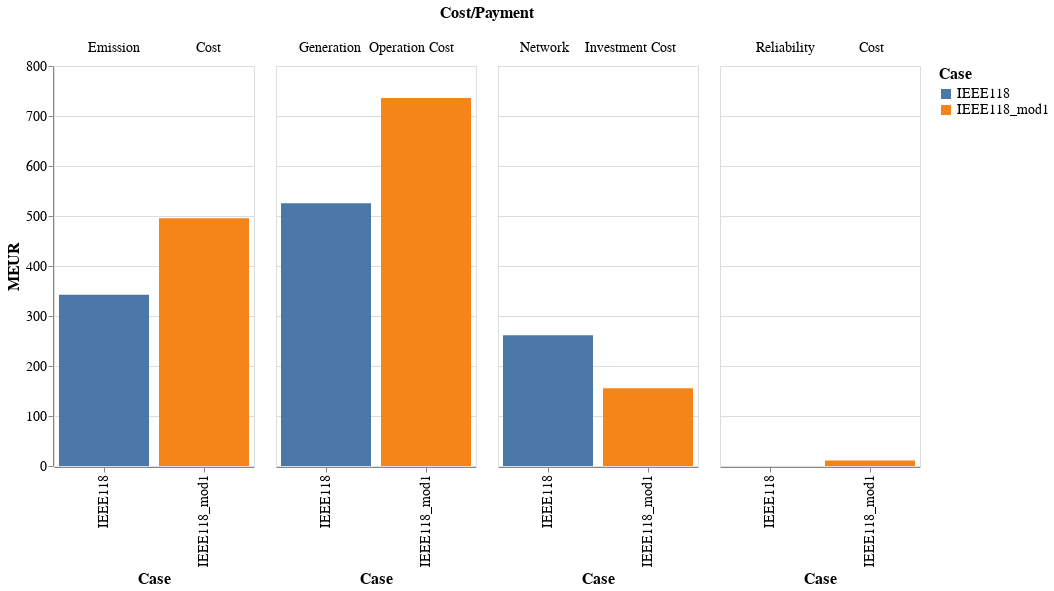

Notebook code for this chart:
### Code cell
Chart = alt.Chart(CostSummary).mark_bar().encode(
    x='Case',
    y='MEUR',
    color=alt.Color('Case', legend=alt.Legend(title="Case", labelFontSize=14, titleFontSize=16)),
    column=alt.Column('Cost/Payment', title='Cost/Payment', header=alt.Header(labelFontSize=14, titleFontSize=16))
).properties(
    width=200,
    height=400
).configure_axis(
    labelFontSize=14,
    titleFontSize=16
).configure_legend(
    labelFontSize=14,
    titleFontSize=16
)

Chart

### Figure 1 — Vega-Lite specification as saved in the notebook (floating-point values rounded to 4 significant figures)
{"config": {"view": {"continuousWidth": 300, "continuousHeight": 300}, "axis": {"labelFontSize": 14, "titleFontSize": 16}, "legend": {"labelFontSize": 14, "titleFontSize": 16}}, "data": {"name": "data-5787c3137caabaa6ddc868f0f968c121"}, "mark": {"type": "bar"}, "encoding": {"color": {"field": "Case", "legend": {"labelFontSize": 14, "title": "Case", "titleFontSize": 16}, "type": "nominal"}, "column": {"field": "Cost/Payment", "header": {"labelFontSize": 14, "titleFontSize": 16}, "title": "Cost/Payment", "type": "nominal"}, "x": {"field": "Case", "type": "nominal"}, "y": {"field": "MEUR", "type": "quantitative"}}, "height": 400, "width": 200, "$schema": "https://vega.github.io/schema/vega-lite/v5.17.0.json", "datasets": {"data-5787c3137caabaa6ddc868f0f968c121": [{"Period": "2030", "Cost/Payment": "Network    Investment Cost", "MEUR": 261.6, "Case": "IEEE118"}, {"Period": "2030", "Cost/Payment": "Generation  Operation Cost", "MEUR": 525.5, "Case": "IEEE118"}, {"Period": "2030", "Cost/Payment": "Emission              Cost", "MEUR": 342.3, "Case": "IEEE118"}, {"Period": "2030", "Cost/Payment": "Reliability           Cost", "MEUR": 0.001353, "Case": "IEEE118"}, {"Period": "2030", "Cost/Payment": "Network    Investment Cost", "MEUR": 155.3, "Case": "IEEE118_mod1"}, {"Period": "2030", "Cost/Payment": "Generation  Operation Cost", "MEUR": 736.0, "Case": "IEEE118_mod1"}, {"Period": "2030", "Cost/Payment": "Emission              Cost", "MEUR": 495.4, "Case": "IEEE118_mod1"}, {"Period": "2030", "Cost/Payment": "Reliability           Cost", "MEUR": 10.9, "Case": "IEEE118_mod1"}]}}
